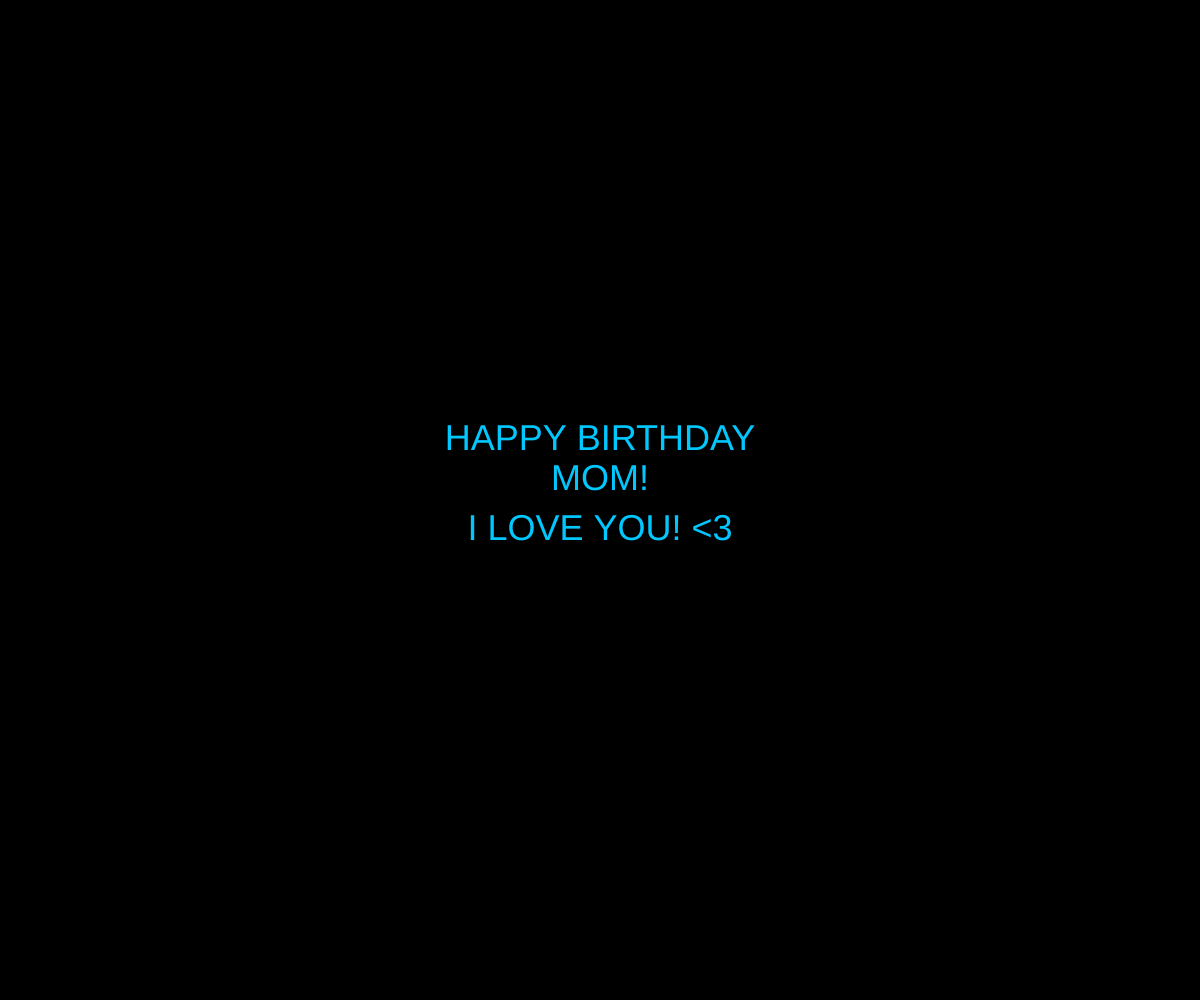
Frame 1 (no input)
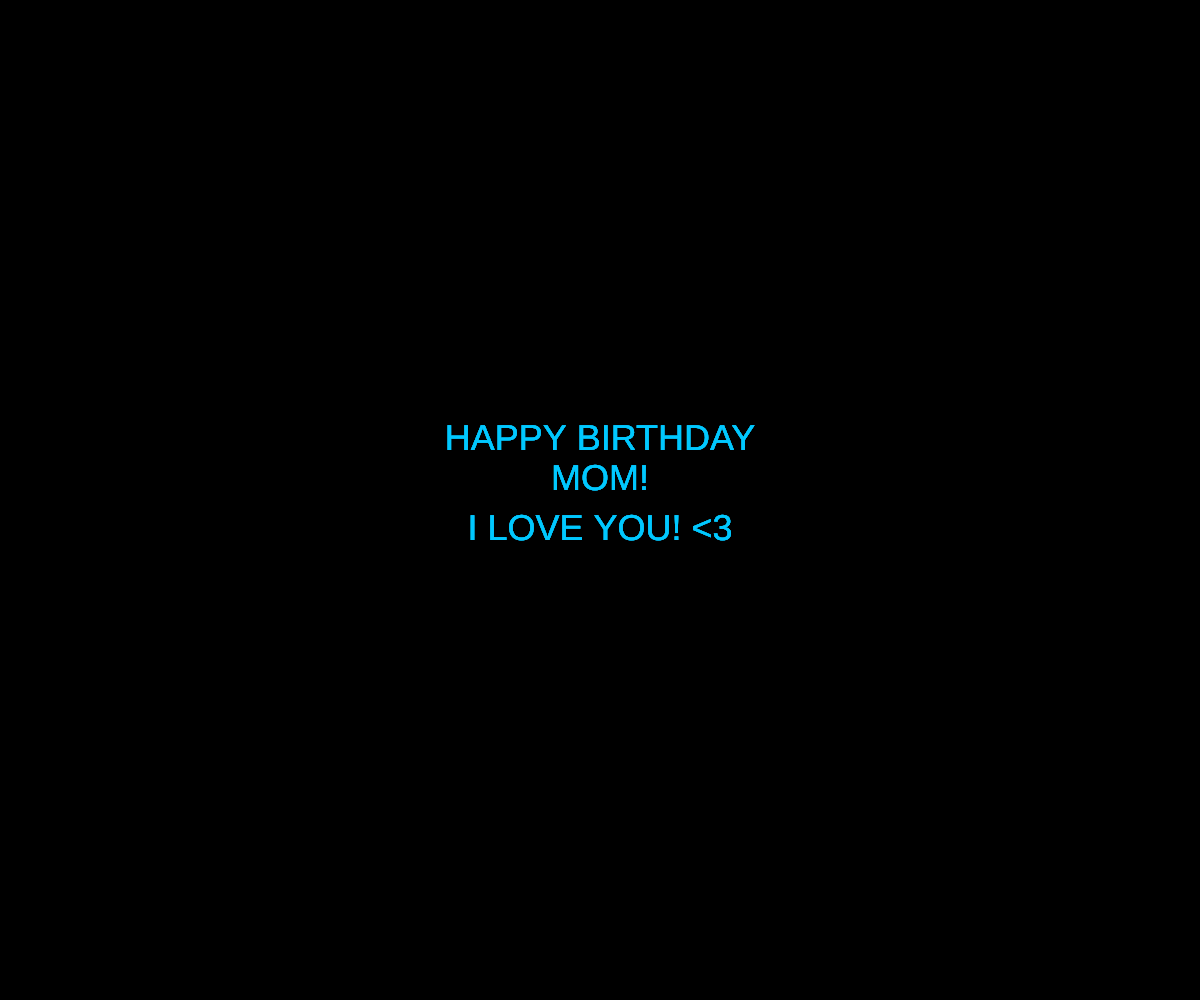
Frame 60 (no input)
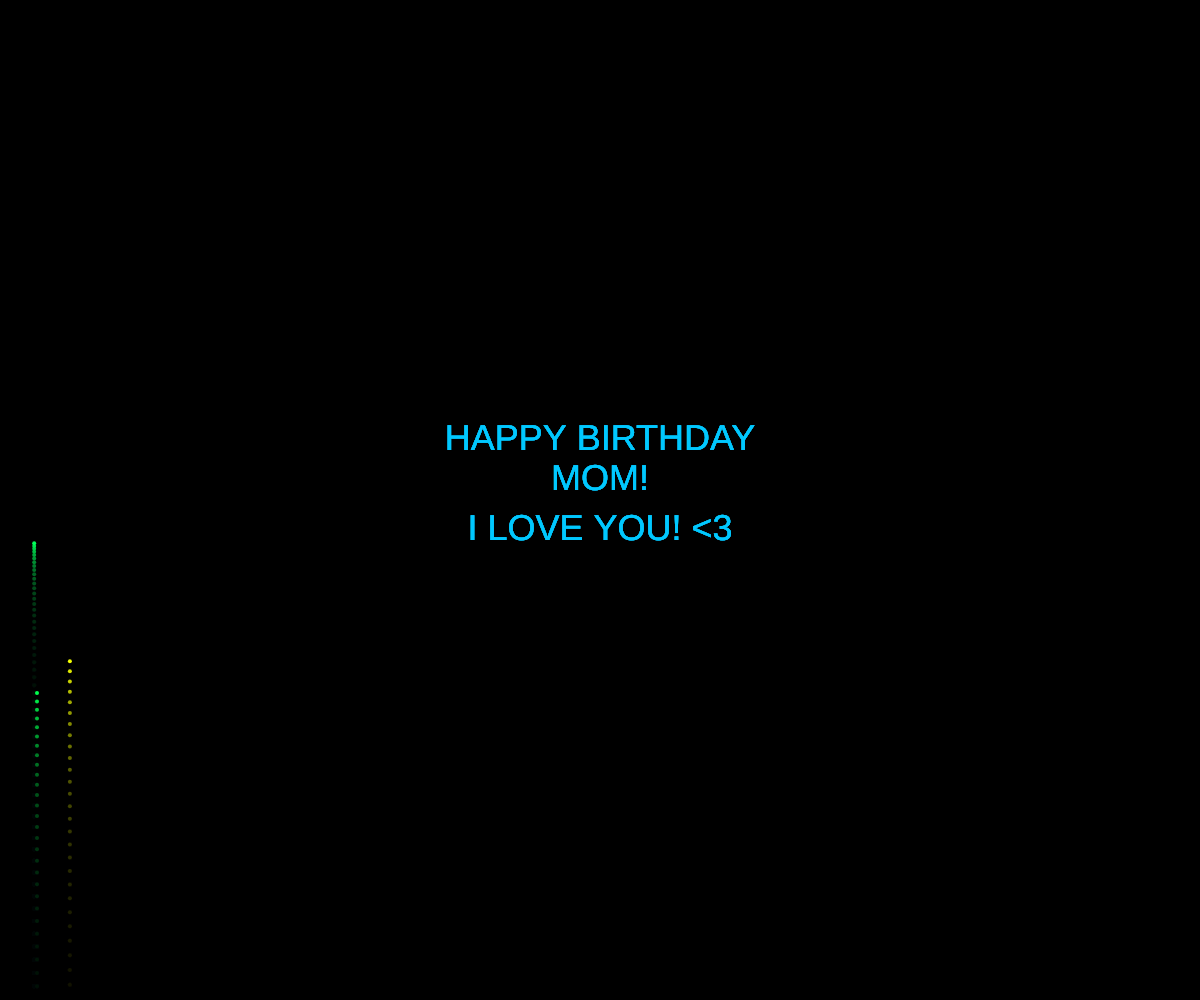
Frame 120 (the mouse pressed at the canvas centre since frame 60)

The p5.js sketch that drew these frames (run headless with seeded random() and noise() and a simulated clock; from frame 60 on, the mouse is pressed at the canvas centre):

// p5.js sketch
// ── sketch.js
var fireworks = [];
var gravity;

function setup() {
  createCanvas(windowWidth,windowHeight);
  colorMode(HSB);
  gravity = createVector(0, 0.2);
  stroke(255);
  strokeWeight(4);
  background(0);
}

function draw() {
  colorMode(RGB);
  background(0, 25);
  if (random(1) < 0.03) {
    fireworks.push(new Firework());
  }
  for (var i = fireworks.length - 1; i >= 0 ; i--) {
    fireworks[i].update();
    fireworks[i].show();
    if(fireworks[i].done()) {
      fireworks.splice(i, 1);
    }
  }
  console.log(fireworks.length);
  
  colorMode(RGB);
  textAlign(CENTER);
  textSize(36);
  noStroke();
  fill(0, 200, 255)
  text  ("HAPPY BIRTHDAY", width/2, height/2-50)
	text  ("MOM!", width/2, height/2-10)
	text  ("I LOVE YOU! <3", width/2, height/2+40)
}

function Particle(x, y, hu, firework) {
  this.pos = createVector(x, y);
  this.firework = firework;
  this.lifespan = 255;
  this.hu = hu;
  
  if(this.firework) {
    this.vel = createVector(0, random(-17, -13));
  } else {
    this.vel = p5.Vector.random2D();
    this.vel.mult(random(2, 15));
  }

  this.acc = createVector(0, 0);
  
  this.applyForce = function(force) {
    this.acc.add(force);
  }
  
  this.update = function() {
    if(!this.firework) {
      this.vel.mult(0.9);
      this.lifespan -= 4
    }
    this.vel.add(this.acc);
    this.pos.add(this.vel);
    this.acc.mult(0);
  }
  
  this.done = function() {
    if(this.lifespan < 0) {
      return true;
    } else {
      return false;
    }
  }
  
  this.show = function() {
    colorMode(HSB);
    if (!this.firework) {
      strokeWeight(2);
      stroke(hu, 255, 255, this.lifespan);
    } else {
      strokeWeight(4);
      stroke(hu, 255, 255);
    }
    
    point(this.pos.x, this.pos.y);
  }
}

function Firework() {
  
  this.hu = random(255);
  this.firework = new Particle(random(width), height, this.hu, true);
  this.exploded = false;
  this.particles = [];
  
  this.done = function() {
    if (this.exploded && this.particles.length === 0) {
      return true;
    } else {
      return false;
    }
  }
  
  this.update = function() {
    if(!this.exploded) {
      this.firework.applyForce(gravity);
      this.firework.update();
      
      if (this.firework.vel.y >= 0) {
        this.exploded= true;
        this.explode();
      }
    }
    for(var i = this.particles.length - 1; i >= 0; i--) {
      this.particles[i].applyForce(gravity);
      this.particles[i].update();
      if ( this.particles[i].done()) {
        this.particles.splice(i, 1);
      }
    }
  }
  
  this.explode = function() {
    for (var i = 0; i < 100; i++) {
      var p = new Particle (this.firework.pos.x, this. firework.pos.y, this.hu, false);
      this.particles.push(p);
    }
  }
  
  this.show = function() {
    if(!this.exploded) {
      this.firework.show();
    }
    for(var i = 0; i < this.particles.length; i++) {
      this.particles[i].show();
    }  
  }
}
// ── mom.html
<!DOCTYPE html>
<html lang="">
  <head>
    <meta charset="utf-8" />
    <meta name="viewport" content="width=device-width, initial-scale=1.0" />
    <title>Happy Birthday Mom!</title>
    <script src="p5.js"></script>
    <script src="p5.dom.js"></script>
    <script src="sketch.js"></script>
    <style>
      body{
        padding: 0;
        margin: 0;
        overflow: hidden;
      }
    </style>
  </head>

  <body>
  </body>
</html>
